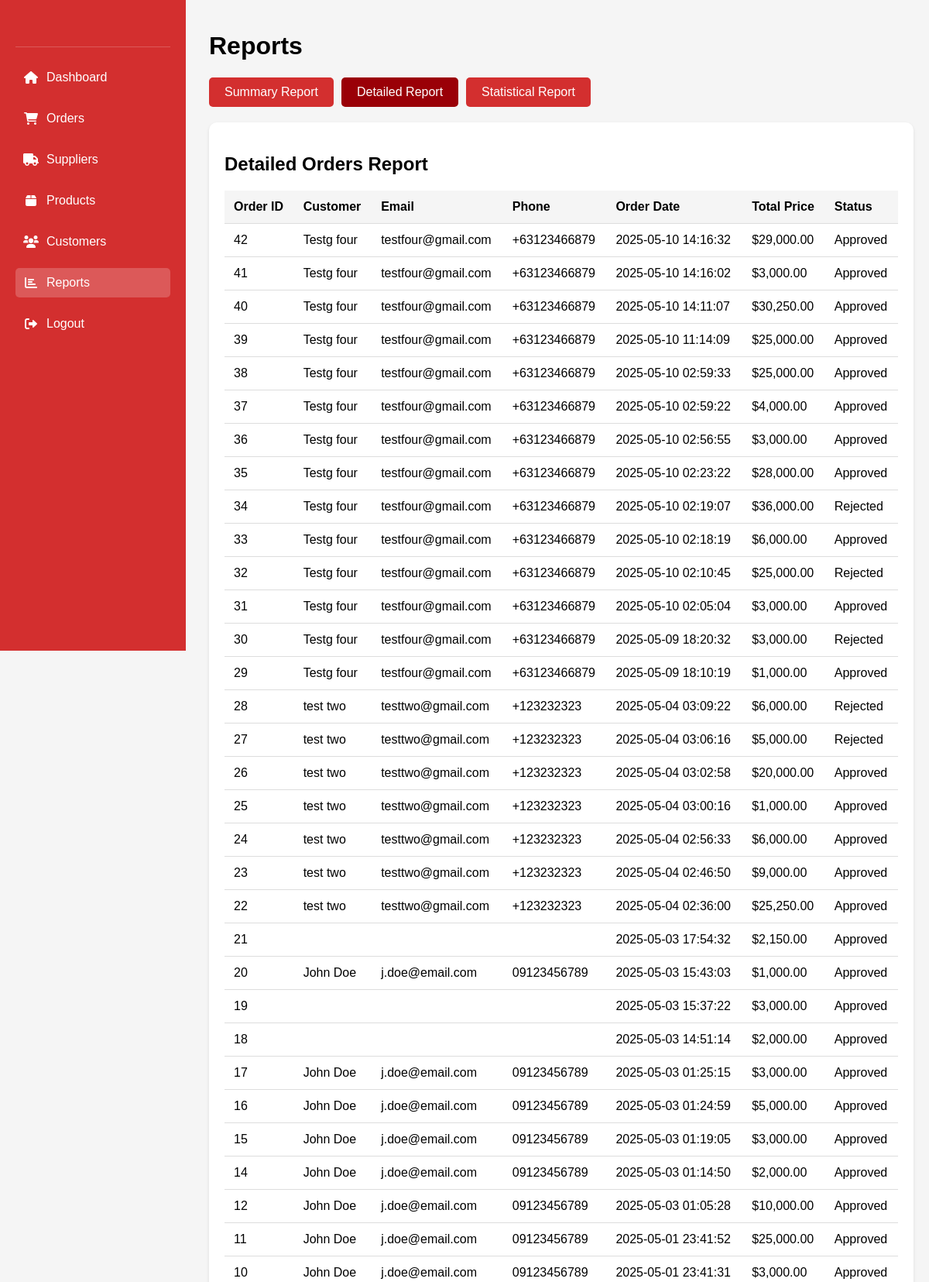
The page /Admin_reports.php?type=detailed (upper part) on the database its author committed.
### tables this page shows
CREATE TABLE `orders` (
  `PK_ORDER_ID` int(11) NOT NULL,
  `FK1_CUSTOMER_ID` int(11) NOT NULL,
  `FK2_PAYMENT_ID` int(11) NOT NULL,
  `FK3_USER_ID` int(11) NOT NULL,
  `TOTAL_PRICE` decimal(10,2) NOT NULL,
  `ORDER_DATE` datetime NOT NULL DEFAULT current_timestamp(),
  `LINE_TOTAL` decimal(10,2) NOT NULL,
  `UPDATE_DATE` datetime DEFAULT NULL,
  `STATUS` enum('Pending','Approved','Rejected') DEFAULT 'Pending'
);

CREATE TABLE `customer` (
  `PK_CUSTOMER_ID` int(11) NOT NULL,
  `L_NAME` varchar(30) NOT NULL,
  `F_NAME` varchar(30) NOT NULL,
  `EMAIL` varchar(255) NOT NULL,
  `PASSWORD_HASH` varchar(255) NOT NULL,
  `CUSTOMER_ADDRESS` varchar(255) NOT NULL,
  `PHONE_NUM` char(15) NOT NULL,
  `CREATED_AT` datetime NOT NULL DEFAULT current_timestamp(),
  `UPDATE_AT` datetime NOT NULL,
  `PROFILE_PIC` varchar(255) DEFAULT 'default.png'
);

### Admin_reports.php (the view, shortened to what this page needs)
<?php
include 'db_connect.php';
$reportType = isset($_GET['type']) ? $_GET['type'] : 'summary';
switch($reportType) {
    case 'detailed':
        $detailedQuery = $conn->query("
            SELECT o.*, c.F_NAME, c.L_NAME, c.EMAIL, c.PHONE_NUM
            FROM orders o
            JOIN customer c ON o.FK1_CUSTOMER_ID = c.PK_CUSTOMER_ID
            ORDER BY o.ORDER_DATE DESC
        ");
        $detailedData = $detailedQuery->fetch_all(MYSQLI_ASSOC);
        break;
}
?>
<!DOCTYPE html>
<html lang="en">
<head>
    <link rel="stylesheet" href="https://cdnjs.cloudflare.com/ajax/libs/font-awesome/6.0.0/css/all.min.css">
</head>
<body>
<div class="sidebar">
        <div class="admin-profile">
        </div>
        <a href="Admin_home.php">
            <i class="fas fa-home"></i> Dashboard
        </a>
        <a href="Admin_orders.php">
            <i class="fas fa-shopping-cart"></i> Orders
        </a>
        <a href="Admin_suppliers.php">
            <i class="fas fa-truck"></i> Suppliers
        </a>
        <a href="Admin_product.php">
            <i class="fas fa-box"></i> Products
        </a>
        <a href="Admin_customers.php">
            <i class="fas fa-users"></i> Customers
        </a>
        <a href="Admin_reports.php"  class="active">
            <i class="fas fa-chart-bar"></i> Reports
        </a>
        <a href="logout.php">
            <i class="fas fa-sign-out-alt"></i> Logout
        </a>
    </div>
    <div class="main">
        <h1>Reports</h1>
        <div class="report-type-selector">
            <a href="?type=summary" class="<?= $reportType === 'summary' ? 'active' : '' ?>">Summary Report</a>
            <a href="?type=detailed" class="<?= $reportType === 'detailed' ? 'active' : '' ?>">Detailed Report</a>
            <a href="?type=statistical" class="<?= $reportType === 'statistical' ? 'active' : '' ?>">Statistical Report</a>
        </div>
        <div class="report-container">
            <?php if ($reportType === 'detailed'): ?>
                <h2>Detailed Orders Report</h2>
                <table>
                    <thead>
                        <tr>
                            <th>Order ID</th>
                            <th>Customer</th>
                            <th>Email</th>
                            <th>Phone</th>
                            <th>Order Date</th>
                            <th>Total Price</th>
                            <th>Status</th>
                        </tr>
                    </thead>
                    <tbody>
                        <?php foreach ($detailedData as $order): ?>
                            <tr>
                                <td><?= $order['PK_ORDER_ID'] ?></td>
                                <td><?= htmlspecialchars($order['F_NAME'] . ' ' . $order['L_NAME']) ?></td>
                                <td><?= htmlspecialchars($order['EMAIL']) ?></td>
                                <td><?= htmlspecialchars($order['PHONE_NUM']) ?></td>
                                <td><?= $order['ORDER_DATE'] ?></td>
                                <td>$<?= number_format($order['TOTAL_PRICE'], 2) ?></td>
                                <td><?= $order['STATUS'] ?></td>
                            </tr>
                        <?php endforeach; ?>
                    </tbody>
                </table>
            <?php endif; ?>
        </div>
    </div>
</body>
</html>

### Admin_reports.php (style rules this page uses)
body { margin: 0; font-family: Arial, sans-serif; background-color: #f5f5f5; }
.sidebar { width: 200px; background-color: #d32f2f; height: 100vh; position: fixed; color: white; display: flex; flex-direction: column; padding: 20px; }
.admin-profile { text-align: center; padding: 20px 0; border-bottom: 1px solid rgba(255,255,255,0.2); margin-bottom: 20px; }
.sidebar a { display: flex; align-items: center; color: white; text-decoration: none; margin-bottom: 15px; padding: 10px; border-radius: 5px; transition: all 0.3s ease; }
.sidebar a i { margin-right: 10px; width: 20px; text-align: center; }
.sidebar a.active { background: rgba(255,255,255,0.2); }
.main { margin-left: 250px; padding: 20px; }
.report-type-selector { margin-bottom: 20px; display: flex; gap: 10px; }
.report-type-selector a { padding: 10px 20px; background-color: #d32f2f; color: white; text-decoration: none; border-radius: 5px; }
.report-type-selector a.active { background-color: #9a0007; }
.report-container { background-color: white; padding: 20px; border-radius: 10px; box-shadow: 0 2px 4px rgba(0,0,0,0.1); }
table { width: 100%; border-collapse: collapse; margin-top: 20px; }
th, td { padding: 12px; text-align: left; border-bottom: 1px solid #ddd; }
th { background-color: #f5f5f5; }

### rows shown on the page
orders: PK_ORDER_ID "42", FK1_CUSTOMER_ID.L_NAME "Testg four", FK1_CUSTOMER_ID.EMAIL "testfour@gmail.com", FK1_CUSTOMER_ID.PHONE_NUM "+63123466879", ORDER_DATE "2025-05-10 14:16:32", TOTAL_PRICE "29,000.00", STATUS "Approved"
orders: PK_ORDER_ID "41", FK1_CUSTOMER_ID.L_NAME "Testg four", FK1_CUSTOMER_ID.EMAIL "testfour@gmail.com", FK1_CUSTOMER_ID.PHONE_NUM "+63123466879", ORDER_DATE "2025-05-10 14:16:02", TOTAL_PRICE "3,000.00", STATUS "Approved"
orders: PK_ORDER_ID "40", FK1_CUSTOMER_ID.L_NAME "Testg four", FK1_CUSTOMER_ID.EMAIL "testfour@gmail.com", FK1_CUSTOMER_ID.PHONE_NUM "+63123466879", ORDER_DATE "2025-05-10 14:11:07", TOTAL_PRICE "30,250.00", STATUS "Approved"
orders: PK_ORDER_ID "39", FK1_CUSTOMER_ID.L_NAME "Testg four", FK1_CUSTOMER_ID.EMAIL "testfour@gmail.com", FK1_CUSTOMER_ID.PHONE_NUM "+63123466879", ORDER_DATE "2025-05-10 11:14:09", TOTAL_PRICE "25,000.00", STATUS "Approved"
orders: PK_ORDER_ID "38", FK1_CUSTOMER_ID.L_NAME "Testg four", FK1_CUSTOMER_ID.EMAIL "testfour@gmail.com", FK1_CUSTOMER_ID.PHONE_NUM "+63123466879", ORDER_DATE "2025-05-10 02:59:33", TOTAL_PRICE "25,000.00", STATUS "Approved"
orders: PK_ORDER_ID "37", FK1_CUSTOMER_ID.L_NAME "Testg four", FK1_CUSTOMER_ID.EMAIL "testfour@gmail.com", FK1_CUSTOMER_ID.PHONE_NUM "+63123466879", ORDER_DATE "2025-05-10 02:59:22", TOTAL_PRICE "4,000.00", STATUS "Approved"
orders: PK_ORDER_ID "36", FK1_CUSTOMER_ID.L_NAME "Testg four", FK1_CUSTOMER_ID.EMAIL "testfour@gmail.com", FK1_CUSTOMER_ID.PHONE_NUM "+63123466879", ORDER_DATE "2025-05-10 02:56:55", TOTAL_PRICE "3,000.00", STATUS "Approved"
orders: PK_ORDER_ID "35", FK1_CUSTOMER_ID.L_NAME "Testg four", FK1_CUSTOMER_ID.EMAIL "testfour@gmail.com", FK1_CUSTOMER_ID.PHONE_NUM "+63123466879", ORDER_DATE "2025-05-10 02:23:22", TOTAL_PRICE "28,000.00", STATUS "Approved"
orders: PK_ORDER_ID "34", FK1_CUSTOMER_ID.L_NAME "Testg four", FK1_CUSTOMER_ID.EMAIL "testfour@gmail.com", FK1_CUSTOMER_ID.PHONE_NUM "+63123466879", ORDER_DATE "2025-05-10 02:19:07", TOTAL_PRICE "36,000.00", STATUS "Rejected"
orders: PK_ORDER_ID "33", FK1_CUSTOMER_ID.L_NAME "Testg four", FK1_CUSTOMER_ID.EMAIL "testfour@gmail.com", FK1_CUSTOMER_ID.PHONE_NUM "+63123466879", ORDER_DATE "2025-05-10 02:18:19", TOTAL_PRICE "6,000.00", STATUS "Approved"
orders: PK_ORDER_ID "32", FK1_CUSTOMER_ID.L_NAME "Testg four", FK1_CUSTOMER_ID.EMAIL "testfour@gmail.com", FK1_CUSTOMER_ID.PHONE_NUM "+63123466879", ORDER_DATE "2025-05-10 02:10:45", TOTAL_PRICE "25,000.00", STATUS "Rejected"
orders: PK_ORDER_ID "31", FK1_CUSTOMER_ID.L_NAME "Testg four", FK1_CUSTOMER_ID.EMAIL "testfour@gmail.com", FK1_CUSTOMER_ID.PHONE_NUM "+63123466879", ORDER_DATE "2025-05-10 02:05:04", TOTAL_PRICE "3,000.00", STATUS "Approved"
orders: PK_ORDER_ID "30", FK1_CUSTOMER_ID.L_NAME "Testg four", FK1_CUSTOMER_ID.EMAIL "testfour@gmail.com", FK1_CUSTOMER_ID.PHONE_NUM "+63123466879", ORDER_DATE "2025-05-09 18:20:32", TOTAL_PRICE "3,000.00", STATUS "Rejected"
orders: PK_ORDER_ID "29", FK1_CUSTOMER_ID.L_NAME "Testg four", FK1_CUSTOMER_ID.EMAIL "testfour@gmail.com", FK1_CUSTOMER_ID.PHONE_NUM "+63123466879", ORDER_DATE "2025-05-09 18:10:19", TOTAL_PRICE "1,000.00", STATUS "Approved"
orders: PK_ORDER_ID "28", FK1_CUSTOMER_ID.L_NAME "test two", FK1_CUSTOMER_ID.EMAIL "testtwo@gmail.com", FK1_CUSTOMER_ID.PHONE_NUM "+123232323", ORDER_DATE "2025-05-04 03:09:22", TOTAL_PRICE "6,000.00", STATUS "Rejected"
orders: PK_ORDER_ID "27", FK1_CUSTOMER_ID.L_NAME "test two", FK1_CUSTOMER_ID.EMAIL "testtwo@gmail.com", FK1_CUSTOMER_ID.PHONE_NUM "+123232323", ORDER_DATE "2025-05-04 03:06:16", TOTAL_PRICE "5,000.00", STATUS "Rejected"
orders: PK_ORDER_ID "26", FK1_CUSTOMER_ID.L_NAME "test two", FK1_CUSTOMER_ID.EMAIL "testtwo@gmail.com", FK1_CUSTOMER_ID.PHONE_NUM "+123232323", ORDER_DATE "2025-05-04 03:02:58", TOTAL_PRICE "20,000.00", STATUS "Approved"
orders: PK_ORDER_ID "25", FK1_CUSTOMER_ID.L_NAME "test two", FK1_CUSTOMER_ID.EMAIL "testtwo@gmail.com", FK1_CUSTOMER_ID.PHONE_NUM "+123232323", ORDER_DATE "2025-05-04 03:00:16", TOTAL_PRICE "1,000.00", STATUS "Approved"
orders: PK_ORDER_ID "24", FK1_CUSTOMER_ID.L_NAME "test two", FK1_CUSTOMER_ID.EMAIL "testtwo@gmail.com", FK1_CUSTOMER_ID.PHONE_NUM "+123232323", ORDER_DATE "2025-05-04 02:56:33", TOTAL_PRICE "6,000.00", STATUS "Approved"
orders: PK_ORDER_ID "23", FK1_CUSTOMER_ID.L_NAME "test two", FK1_CUSTOMER_ID.EMAIL "testtwo@gmail.com", FK1_CUSTOMER_ID.PHONE_NUM "+123232323", ORDER_DATE "2025-05-04 02:46:50", TOTAL_PRICE "9,000.00", STATUS "Approved"
orders: PK_ORDER_ID "22", FK1_CUSTOMER_ID.L_NAME "test two", FK1_CUSTOMER_ID.EMAIL "testtwo@gmail.com", FK1_CUSTOMER_ID.PHONE_NUM "+123232323", ORDER_DATE "2025-05-04 02:36:00", TOTAL_PRICE "25,250.00", STATUS "Approved"
orders: PK_ORDER_ID "21", ORDER_DATE "2025-05-03 17:54:32", TOTAL_PRICE "2,150.00", STATUS "Approved"
orders: PK_ORDER_ID "20", FK1_CUSTOMER_ID.L_NAME "John Doe", FK1_CUSTOMER_ID.EMAIL "j.doe@email.com", FK1_CUSTOMER_ID.PHONE_NUM "09123456789", ORDER_DATE "2025-05-03 15:43:03", TOTAL_PRICE "1,000.00", STATUS "Approved"
orders: PK_ORDER_ID "19", ORDER_DATE "2025-05-03 15:37:22", TOTAL_PRICE "3,000.00", STATUS "Approved"
orders: PK_ORDER_ID "18", ORDER_DATE "2025-05-03 14:51:14", TOTAL_PRICE "2,000.00", STATUS "Approved"
orders: PK_ORDER_ID "17", FK1_CUSTOMER_ID.L_NAME "John Doe", FK1_CUSTOMER_ID.EMAIL "j.doe@email.com", FK1_CUSTOMER_ID.PHONE_NUM "09123456789", ORDER_DATE "2025-05-03 01:25:15", TOTAL_PRICE "3,000.00", STATUS "Approved"
orders: PK_ORDER_ID "16", FK1_CUSTOMER_ID.L_NAME "John Doe", FK1_CUSTOMER_ID.EMAIL "j.doe@email.com", FK1_CUSTOMER_ID.PHONE_NUM "09123456789", ORDER_DATE "2025-05-03 01:24:59", TOTAL_PRICE "5,000.00", STATUS "Approved"
orders: PK_ORDER_ID "15", FK1_CUSTOMER_ID.L_NAME "John Doe", FK1_CUSTOMER_ID.EMAIL "j.doe@email.com", FK1_CUSTOMER_ID.PHONE_NUM "09123456789", ORDER_DATE "2025-05-03 01:19:05", TOTAL_PRICE "3,000.00", STATUS "Approved"
orders: PK_ORDER_ID "14", FK1_CUSTOMER_ID.L_NAME "John Doe", FK1_CUSTOMER_ID.EMAIL "j.doe@email.com", FK1_CUSTOMER_ID.PHONE_NUM "09123456789", ORDER_DATE "2025-05-03 01:14:50", TOTAL_PRICE "2,000.00", STATUS "Approved"
orders: PK_ORDER_ID "12", FK1_CUSTOMER_ID.L_NAME "John Doe", FK1_CUSTOMER_ID.EMAIL "j.doe@email.com", FK1_CUSTOMER_ID.PHONE_NUM "09123456789", ORDER_DATE "2025-05-03 01:05:28", TOTAL_PRICE "10,000.00", STATUS "Approved"
orders: PK_ORDER_ID "11", FK1_CUSTOMER_ID.L_NAME "John Doe", FK1_CUSTOMER_ID.EMAIL "j.doe@email.com", FK1_CUSTOMER_ID.PHONE_NUM "09123456789", ORDER_DATE "2025-05-01 23:41:52", TOTAL_PRICE "25,000.00", STATUS "Approved"
orders: PK_ORDER_ID "10", FK1_CUSTOMER_ID.L_NAME "John Doe", FK1_CUSTOMER_ID.EMAIL "j.doe@email.com", FK1_CUSTOMER_ID.PHONE_NUM "09123456789", ORDER_DATE "2025-05-01 23:41:31", TOTAL_PRICE "3,000.00", STATUS "Approved"
